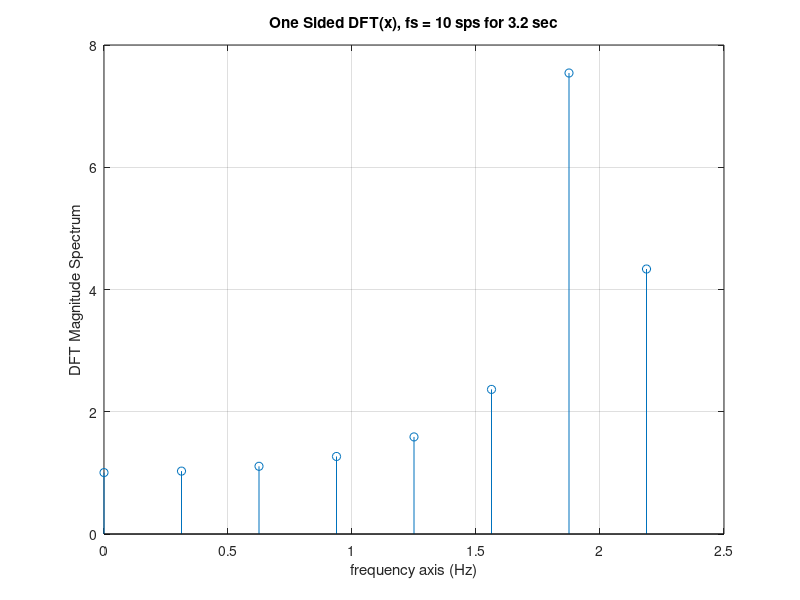
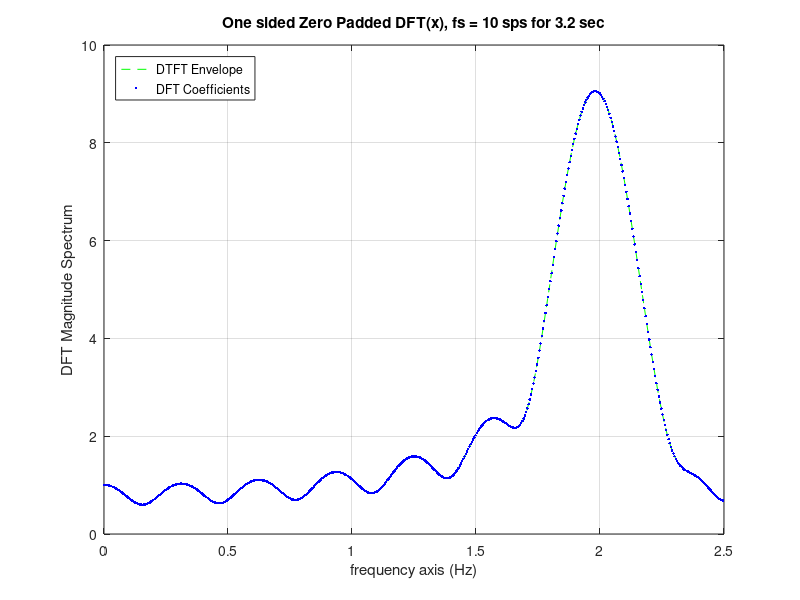
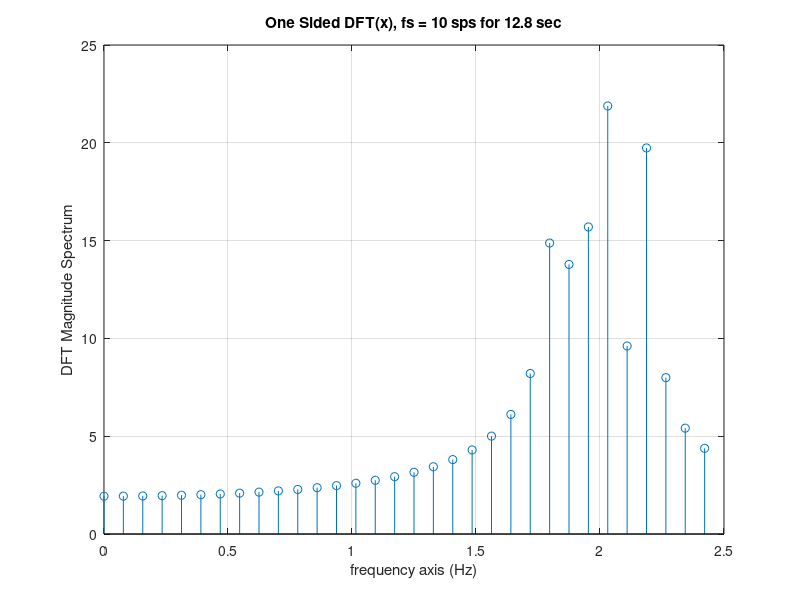
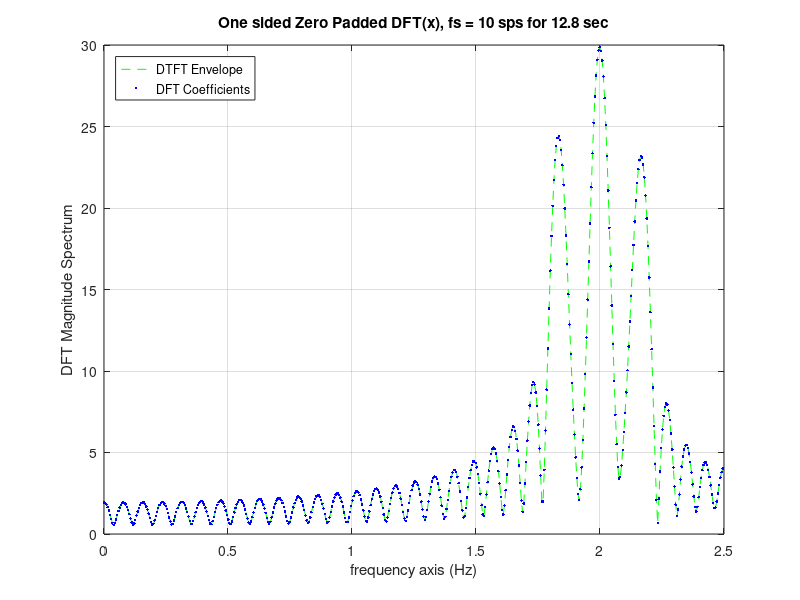

The MATLAB script that drew these images, in order:
clc;clear;close all;
% DFT density vs resolution example

%% Define parameters and plot time signal
fs = 5;           % sps
Ts = 1/fs;         % sample period
t_end = 3.2 ;      % duration in seconds
t = 0:Ts:t_end-Ts; % discrete time vector

fc1 = 2;
fc2 = 1.85;
fc3 = 2.15;
x = cos(2*pi*t*fc1) + 0.3*cos(2*pi*t*fc2) + 0.3*cos(2*pi*t*fc3);

%% Take fft of sequence
N = length(x);
X = fft(x,length(x)); X = X(1:N/2);
df = fs/N;
f = 0:df:fs/2 -df;
figure;stem(f,abs(X))
xlabel('frequency axis (Hz)')
ylabel('DFT Magnitude Spectrum')
title('One Sided DFT(x), fs = 10 sps for 3.2 sec');
grid on;

%% Zero pad to get more plot density 
N = 1028;
x = [x zeros(1,N-length(x))];
X = fft(x,length(x)); X = X(1:N/2);
df = fs/N;
f = 0:df:fs/2 -df;
figure;plot(f,abs(X),'g--'); hold on;
plot(f,abs(X),'b.')%,'MarkerSize',18);
xlabel('frequency axis (Hz)')
ylabel('DFT Magnitude Spectrum')
title('One sided Zero Padded DFT(x), fs = 10 sps for 3.2 sec');
grid on;
legend('DTFT Envelope','DFT Coefficients','Location','NorthWest')
%% Collect more data for better frequency resolution
t_end = 12.8 ;      % duration in seconds
t = 0:Ts:t_end-Ts;  % discrete time vector

x = cos(2*pi*t*fc1) + 0.75*cos(2*pi*t*fc2) + 0.75*cos(2*pi*t*fc3);

% fft of same length as DT signal
N = length(x);
X = fft(x,length(x)); X = X(1:N/2);
df = fs/N;
f = 0:df:fs/2 -df;
figure;stem(f,abs(X))
xlabel('frequency axis (Hz)')
ylabel('DFT Magnitude Spectrum')
title('One Sided DFT(x), fs = 10 sps for 12.8 sec');
grid on;

%% Zero pad the better frequency resolution plot
N = 1028;
x = [x zeros(1,N-length(x))];
X = fft(x,length(x)); X = X(1:N/2);
df = fs/N;
f = 0:df:fs/2 -df;
figure;plot(f,abs(X),'g--'); hold on;
plot(f,abs(X),'b.')%,'MarkerSize',18);
xlabel('frequency axis (Hz)')
ylabel('DFT Magnitude Spectrum')
title('One sided Zero Padded DFT(x), fs = 10 sps for 12.8 sec');
grid on;
legend('DTFT Envelope','DFT Coefficients','Location','NorthWest')

